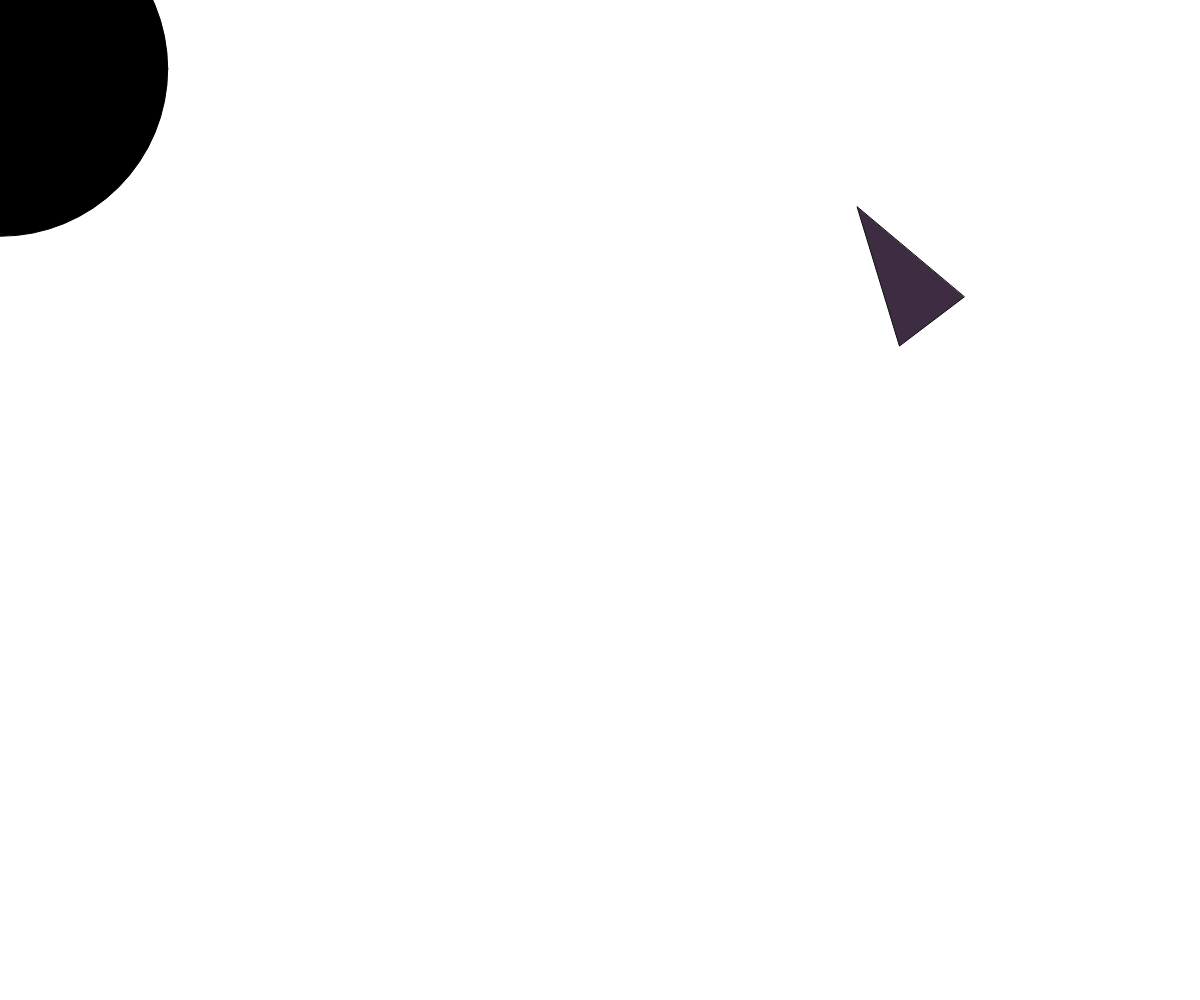
Frame 1 (no input)
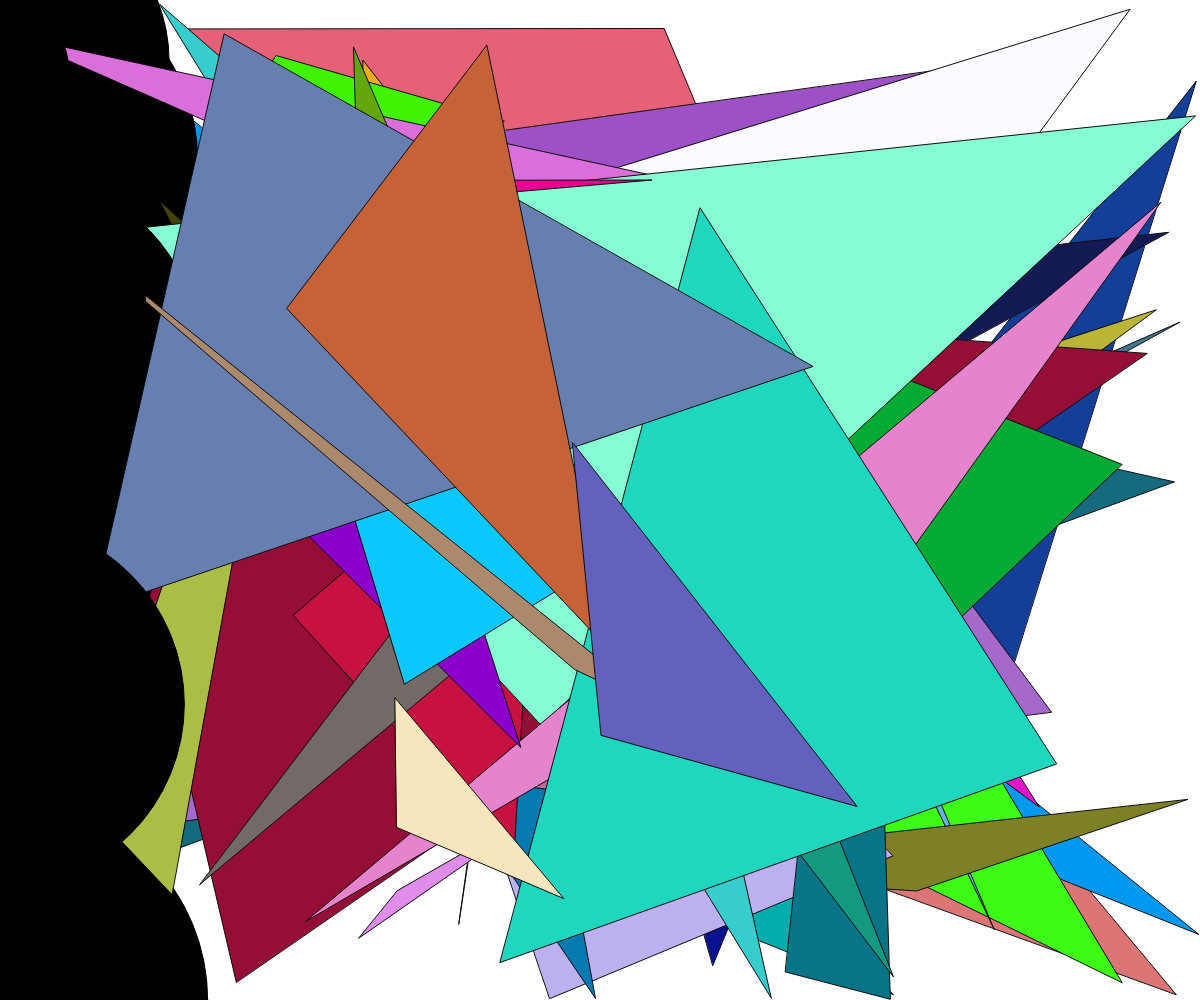
Frame 60 (no input)
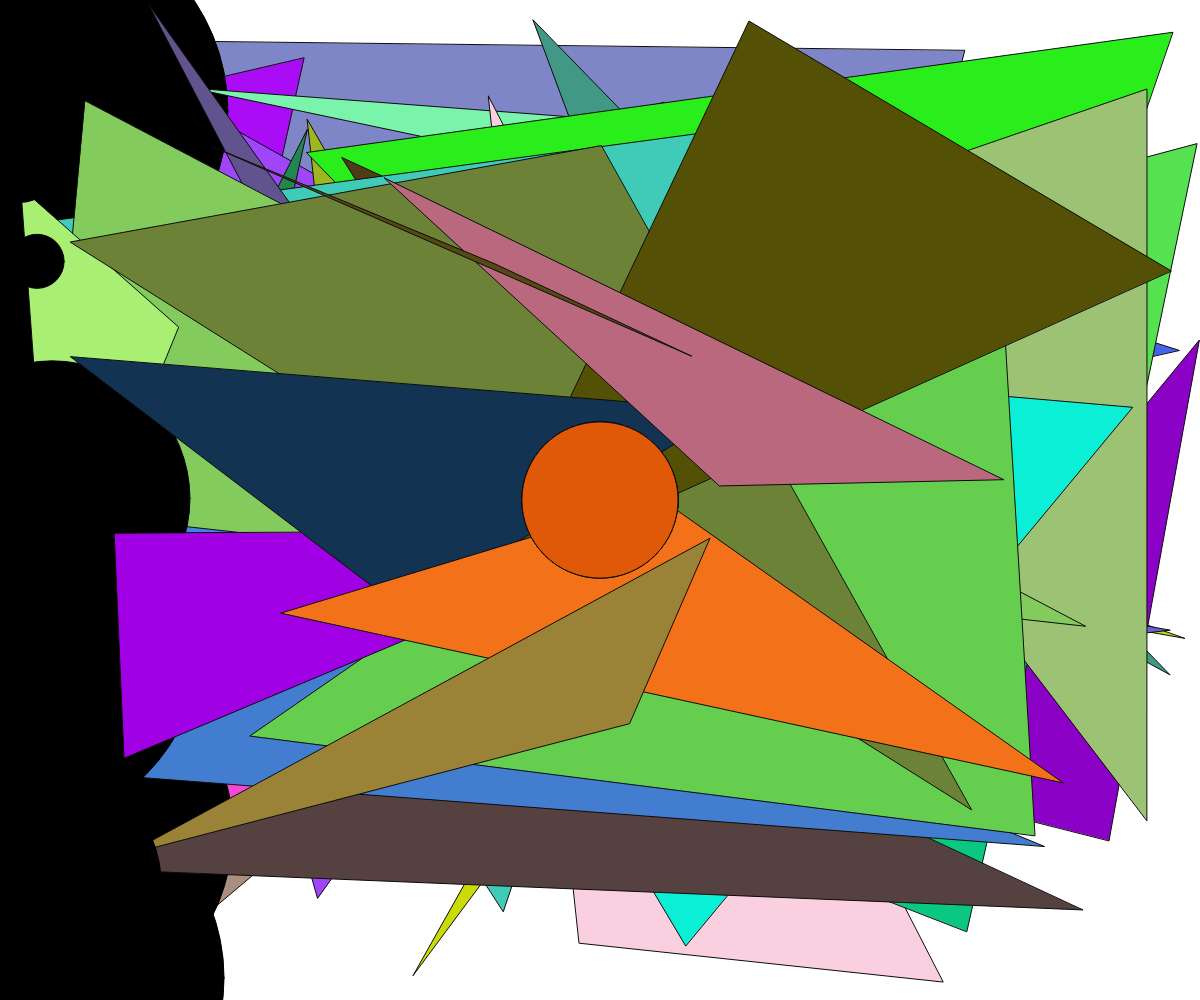
Frame 120 (the mouse pressed at the canvas centre since frame 60)

The p5.js sketch that drew these frames (run headless with seeded random() and noise() and a simulated clock; from frame 60 on, the mouse is pressed at the canvas centre):

// p5.js sketch
// ── sketch.js
//The goal of this piece is to create an abstract battle
//between the black circles and the colored triangles. The black circles
//slowly crawl across the screen until it is all-out warfare.
//The mouse is simply an innocent bystander who has gotten sucked
//into the conflict.


//defining some global variables that can manipulated later
var obj_1 = {
  x: 1,
  y: 1
}

var obj_2 = {
  x: 1,
  y: 1
}

var obj_3 = {
  x: 1,
  y: 1
}

var col = {
  r: 0,
  g: 0,
  b: 0
}

var col_2 = {
  r: 0,
  g: 0,
  b: 0
}

var col_3 = {
  r: 0,
  g: 0,
  b: 0
}

var cir_x = {
  x: 0
}
var cir_y = {
  y: 0
}

//some constant global variables
var cir_min = (8);
var cir_max = (2);
var max_cir_mvmt = 10;



//creating the set up function, creating a canvas with a background and setting framerate
function setup(){
  createCanvas(windowWidth, windowHeight);
  background('white');
  frameRate(60);

}



//creating the draw sandbox
function draw(){

//specifying no cursor
  noCursor( mouseX, mouseY);
  var yc = constrain( mouseY, 10, (height-10));
//defining some variables that will change every time draw is called
  obj_1.x = random(0, width);
  obj_1.y = random(0, height);
  obj_2.x = random(0, width);
  obj_2.y = random(0, height);
  obj_3.x = random(0, width);
  obj_3.y = random(0, height);

  col.r = floor(random(256));
  col.g = floor(random(256));
  col.b = floor(random(256));

  col_2.r = floor(random(256));
  col_2.g = floor(random(256));
  col_2.b = floor(random(256));

  col_3.r = floor(random(256));
  col_3.g = floor(random(256));
  col_3.b = floor(random(256));

//this will constrain the black circles to a specific area of the canvas
  cir_x.x = random(0, (frameCount * 0.5));
  cir_y.y = random(height, random((height % 100), (height % 50), (height % 25), (height % 15), (height % 7)));

//creating the randomly colored triangles
  push();
//randomly colored
  fill( col.r, col.g, col.b);
  stroke(12);
//randomly sized
  triangle( obj_1.x, obj_1.y, obj_2.x, obj_2.y, obj_3.x, obj_3.y);
  pop();

//creating the circles that will follow the mouse
//the map command will change their size as the mouse moves across the screen
  var cir_size = map( mouseX, 0, width, (mouseY / cir_min), (mouseY / cir_max));
  push();
//randomly colored
  fill( col_2.r, col_2.g, col_2.b);
  stroke(12);
  ellipse( mouseX, yc, cir_size);
  pop();

//creating the walking circles that will appear


  push();

  fill('black');
//randomly sized
  ellipse( cir_x.x, cir_y.y, random( 0,400));
//this is to randomly update their positions
  cir_x.x += random( -max_cir_mvmt, max_cir_mvmt);
  cir_y.y += random( -max_cir_mvmt, max_cir_mvmt);
  pop();



//ending the draw sandbox
}

//creating a feature that resets the canvas when the mouse is pressed
function mousePressed(){
  background('white');
}
